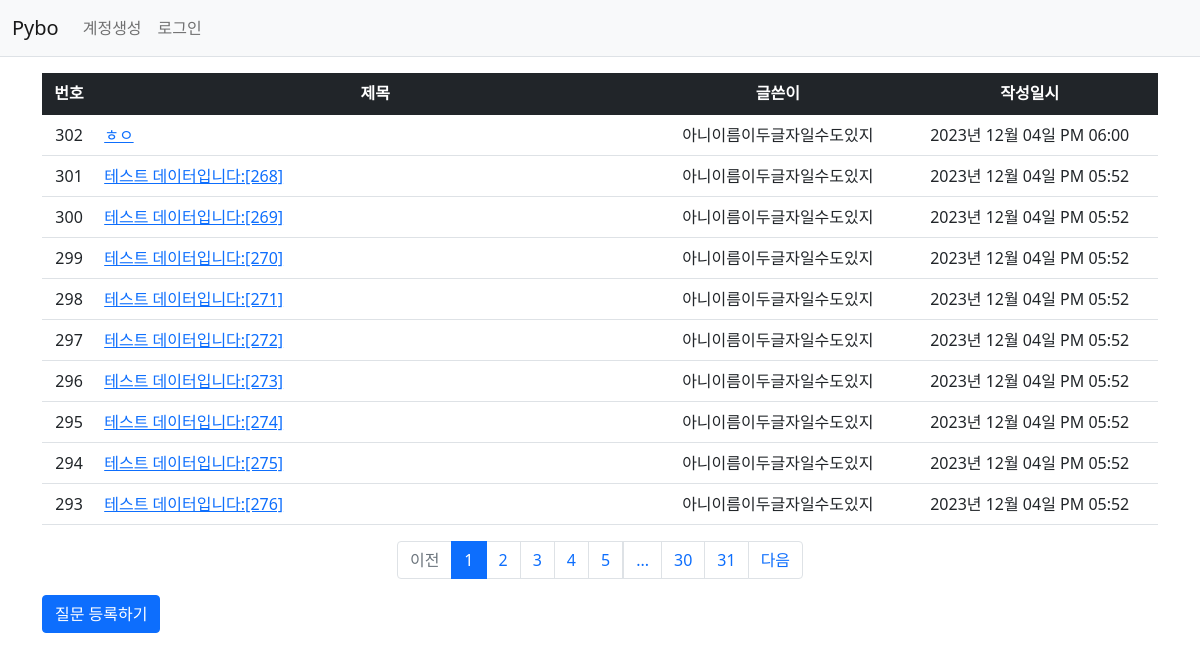
Page /question/list/ on the committed database.
### pybo/models.py (models this page shows)
class Question(db.Model):
    id = db.Column(db.Integer, primary_key=True)
    subject = db.Column(db.String(200), nullable=False)
    content = db.Column(db.Text(), nullable=False)
    create_date = db.Column(db.DateTime(), nullable=False)
    user_id = db.Column(db.Integer, db.ForeignKey('user.id', ondelete='CASCADE'), nullable=False)
    user = db.relationship('User', backref=db.backref('question_set'))
    modify_date = db.Column(db.DateTime(), nullable=True)

class User(db.Model):
    id = db.Column(db.Integer, primary_key=True)
    username = db.Column(db.String(150), unique=True, nullable=False)
    password = db.Column(db.String(200), nullable=False)
    email = db.Column(db.String(120), unique=True, nullable=False)

### pybo/views/question_views.py (the view)
@bp.route('/list/')
def _list():
    page = request.args.get('page', type=int, default=1)  # 페이지
    question_list = Question.query.order_by(Question.create_date.desc())
    question_list = question_list.paginate(page=page, per_page=10)
    return render_template('question/question_list.html', question_list=question_list)

### pybo/filter.py (called while the page is built)
def format_datetime(value, fmt='%Y년 %m월 %d일 %p %I:%M'):
    return value.strftime(fmt)

### pybo/views/auth_views.py (called while the page is built)
@bp.before_app_request
def load_logged_in_user():
    user_id = session.get('user_id')
    if user_id is None:
        g.user = None
    else:
        g.user = User.query.get(user_id)

### pybo/templates/question/question_list.html (shortened to what this page needs)
{% extends 'base.html' %}
{% block content %}
<div class="container my-3">
    <table class="table">
        <thead>
        <tr class="text-center table-dark">
            <th>번호</th>
            <th style="width:50%">제목</th>
            <th>글쓴이</th>
            <th>작성일시</th>
        </tr>
        </thead>
        <tbody>
        {% if question_list %}
        {% for question in question_list.items %}
        <tr class="text-center">
            <td>{{ question_list.total - ((question_list.page-1) * question_list.per_page) - loop.index0 }}</td>
            <td class="text-start">
                <a href="{{ url_for('question.detail', question_id=question.id) }}">{{ question.subject }}</a>
            </td>
            <td>{{ question.user.username }}</td>
            <td>{{ question.create_date|datetime }}</td>
        </tr>
        {% endfor %}
        {% else %}
        <tr>
            <td colspan="4">질문이 없습니다.</td>
        </tr>
        {% endif %}
        </tbody>
    </table>
    <ul class="pagination justify-content-center">
        {% if question_list.has_prev %}
        <li class="page-item">
            <a class="page-link" href="?page={{ question_list.prev_num }}">이전</a>
        </li>
        {% else %}
        <li class="page-item disabled">
            <a class="page-link" tabindex="-1" aria-disabled="true" href="#">이전</a>
        </li>
        {% endif %}
        {% for page_num in question_list.iter_pages() %}
        {% if page_num %}
        {% if page_num != question_list.page %}
        <li class="page-item">
            <a class="page-link" href="?page={{ page_num }}">{{ page_num }}</a>
        </li>
        {% else %}
        <li class="page-item active" aria-current="page">
            <a class="page-link" href="#">{{ page_num }}</a>
        </li>
        {% endif %}
        {% else %}
        <li class="disabled">
            <a class="page-link" href="#">...</a>
        </li>
        {% endif %}
        {% endfor %}
        {% if question_list.has_next %}
        <li class="page-item">
            <a class="page-link" href="?page={{ question_list.next_num }}">다음</a>
        </li>
        {% else %}
        <li class="page-item disabled">
            <a class="page-link" tabindex="-1" aria-disabled="true" href="#">다음</a>
        </li>
        {% endif %}
    </ul>
    <a href="{{ url_for('question.create') }}" class="btn btn-primary">질문 등록하기</a>
</div>
{% endblock %}

### rows in the picture
Question: total "302", subject "ㅎㅇ", user.username "아니이름이두글자일수도있지", create_date "2023년 12월 04일 PM 06:00"
Question: total "301", subject "테스트 데이터입니다:[268]", user.username "아니이름이두글자일수도있지", create_date "2023년 12월 04일 PM 05:52"
Question: total "300", subject "테스트 데이터입니다:[269]", user.username "아니이름이두글자일수도있지", create_date "2023년 12월 04일 PM 05:52"
Question: total "299", subject "테스트 데이터입니다:[270]", user.username "아니이름이두글자일수도있지", create_date "2023년 12월 04일 PM 05:52"
Question: total "298", subject "테스트 데이터입니다:[271]", user.username "아니이름이두글자일수도있지", create_date "2023년 12월 04일 PM 05:52"
Question: total "297", subject "테스트 데이터입니다:[272]", user.username "아니이름이두글자일수도있지", create_date "2023년 12월 04일 PM 05:52"
Question: total "296", subject "테스트 데이터입니다:[273]", user.username "아니이름이두글자일수도있지", create_date "2023년 12월 04일 PM 05:52"
Question: total "295", subject "테스트 데이터입니다:[274]", user.username "아니이름이두글자일수도있지", create_date "2023년 12월 04일 PM 05:52"
Question: total "294", subject "테스트 데이터입니다:[275]", user.username "아니이름이두글자일수도있지", create_date "2023년 12월 04일 PM 05:52"
Question: total "293", subject "테스트 데이터입니다:[276]", user.username "아니이름이두글자일수도있지", create_date "2023년 12월 04일 PM 05:52"

### other values in the picture
{{ page_num }} "1"
{{ page_num }} "2" "3" "4" "5" "30" "31"
